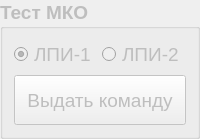
       <widget class="QGroupBox" name="groupBox_5">
        <property name="enabled">
         <bool>false</bool>
        </property>
        <property name="minimumSize">
         <size>
          <width>150</width>
          <height>0</height>
         </size>
        </property>
        <property name="maximumSize">
         <size>
          <width>16777215</width>
          <height>16777215</height>
         </size>
        </property>
        <property name="font">
         <font>
          <pointsize>14</pointsize>
          <weight>75</weight>
          <bold>true</bold>
         </font>
        </property>
        <property name="title">
         <string>Тест МКО</string>
        </property>
        <layout class="QVBoxLayout" name="verticalLayout_10">
         <item>
          <layout class="QHBoxLayout" name="horizontalLayout_9">
           <item>
            <widget class="QRadioButton" name="radLPI1">
             <property name="sizePolicy">
              <sizepolicy hsizetype="Fixed" vsizetype="Fixed">
               <horstretch>0</horstretch>
               <verstretch>0</verstretch>
              </sizepolicy>
             </property>
             <property name="sizeIncrement">
              <size>
               <width>0</width>
               <height>0</height>
              </size>
             </property>
             <property name="font">
              <font>
               <pointsize>14</pointsize>
               <weight>50</weight>
               <bold>false</bold>
              </font>
             </property>
             <property name="text">
              <string>ЛПИ-1</string>
             </property>
             <property name="checked">
              <bool>true</bool>
             </property>
             <property name="autoRepeat">
              <bool>false</bool>
             </property>
            </widget>
           </item>
           <item>
            <widget class="QRadioButton" name="radLPI1_2">
             <property name="font">
              <font>
               <pointsize>14</pointsize>
               <weight>50</weight>
               <bold>false</bold>
              </font>
             </property>
             <property name="text">
              <string>ЛПИ-2</string>
             </property>
            </widget>
           </item>
          </layout>
         </item>
         <item>
          <widget class="QPushButton" name="pushButton">
           <property name="minimumSize">
            <size>
             <width>156</width>
             <height>50</height>
            </size>
           </property>
           <property name="maximumSize">
            <size>
             <width>16777215</width>
             <height>16777215</height>
            </size>
           </property>
           <property name="font">
            <font>
             <pointsize>14</pointsize>
             <weight>50</weight>
             <bold>false</bold>
            </font>
           </property>
           <property name="text">
            <string>Выдать команду</string>
           </property>
          </widget>
         </item>
        </layout>
       </widget>
